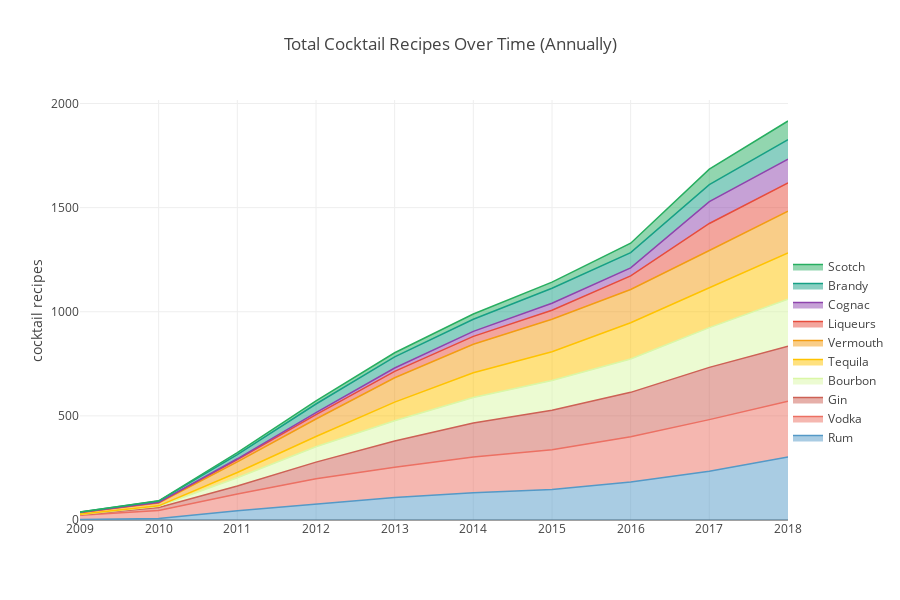

Notebook code cell kept with this figure:
### Markdown cell above
This gave us a lot of insight into the most popular components of a modern bar. Some of the most important components in cocktails are fresh citrus, like lemon and lime as well as syrups and bitters. This is also consistent with the popularity of sweet citrus-forward cocktails, that make up "modern classic" cocktails. This also gives us an idea of what the most used spirits are in cocktails. To our surprise, Rum is more popular that Vodka, Gin and Bourbon. It would be interesting to determine if this was always the case or a more recent development.

## Tracking Popularity of Different Spirits Over Time in Cocktails
Since our scraper was able to extract a hidden date in each recipe pages metadata that roughly corresponds with when the cocktail was added to the site, we can track over time the addition of new recipes categorized by different characteristics. One interesting question we could answer is whether any spirits have grown in popularity or declined in specific years in addition to tracking overall interest in new cocktail recipes on the site.

### Code cell
# Set parameters for stackplot
col = 'spirit'
yearlist = list(range(2009,2019))
spiritlist = ['Rum', 
               'Vodka', 
               'Gin', 
               'Bourbon', 
               'Tequila', 
               'Vermouth', 
               'Liqueurs', 
               'Cognac', 
               'Brandy', 
               'Scotch']

# Remove empty spirit values and expand cocktails with multiple spirits
df2 = df[df[col] != '']
df2 = explode(df2,col,'  ')
df2 = df2.dropna()
df2[col] = df2[col].apply(lambda x: str(x).split(' / ')[0])

# Create year column from creation date
df2['year'] = df2['creation_dtg'].apply(lambda x: int(str(x)[0:4]))

# Filter to previously identified top spirits and years
df2 = df2[df2[col].isin(spiritlist)]
df2 = df2[df2['year'].isin(yearlist)]

# Add up total cocktails for preceding years for each year and add zero value rows for blank year/spirit pairs
dfg = pd.DataFrame(columns=['year', 'spirit', 'count'])
for year in yearlist:
    for spirit in spiritlist:
        dfp2 = df2[(df2['year'] <= year) & (df2['spirit'] == spirit)]
        dfp2 = dfp2[[col,'name']].groupby([col]).count()
        dfp2.columns = ['count']
        dfp2['year'] = year
        dfp2 = dfp2.reset_index()
        dfp2 = dfp2[['year', 'spirit', 'count']]
        if len(dfp2) == 0:
            dfp2 = pd.DataFrame([[year, spirit, 0]], columns=['year', 'spirit', 'count'])
        dfg = pd.concat([dfg, dfp2], ignore_index=True)
dfg = dfg.astype({"year": int, "count": int})

# Create list of spirits in table ordered by last year recipe count
spirits_ordered = dfg[dfg['year']==yearlist[-1]].sort_values(by=['count'],ascending=False)[col].tolist()

# Create tuple of recipe count arrays for each spirit to pass to stack plot function
plotlist = (dfg[dfg[col]==spirits_ordered[0]]['year'].values,)
for spirit in spirits_ordered:
    plotlist = plotlist + (dfg[dfg[col]==spirit]['count'].values,)
    
# Create stack plot of annual new recipes by spirit in dataset over time
def stackplots(plotlist,spiritlist,title):
    data = []
    for y1 in range(1,len(plotlist)):
        data = data + [dict(x=plotlist[0],
                            y=plotlist[y1],
                            name=spiritlist[y1-1],
                            hoverinfo='x+y+name',
                            mode='lines',line=dict(width=1.5,color=pal[y1]),stackgroup='one')]
    layout = go.Layout(
        title=title,
        width=900, height=600,
        legend=dict(x=1,y=.4, bgcolor='rgba(0,0,0,0)'),
        yaxis=dict(title='cocktail recipes')
    )
    fig = go.Figure(data=data, layout=layout)
    plotly.offline.iplot(fig, validate=False)
    
# Create stack plot of annual total recipes by spirit in dataset over time
stackplots(plotlist,spiritlist,title='Total Cocktail Recipes Over Time (Annually)')

### Figure 1 — Plotly figure (JSON) as saved in the notebook; plotly's stock layout.template omitted (floating-point values rounded to 4 significant figures)
{"data": [{"hoverinfo": "x+y+name", "line": {"color": "#5499c7", "width": 1.5}, "mode": "lines", "name": "Rum", "stackgroup": "one", "type": "scatter", "uid": "570b7435-546e-4c58-a5f9-9e7af40d4de8", "x": [2009, 2010, 2011, 2012, 2013, 2014, 2015, 2016, 2017, 2018], "y": [2, 7, 45, 78, 108, 131, 147, 182, 234, 303]}, {"hoverinfo": "x+y+name", "line": {"color": "#ec7063", "width": 1.5}, "mode": "lines", "name": "Vodka", "stackgroup": "one", "type": "scatter", "uid": "2ef86bfa-ce81-4ab8-8579-7fe49a2d3312", "x": [2009, 2010, 2011, 2012, 2013, 2014, 2015, 2016, 2017, 2018], "y": [21, 39, 80, 120, 145, 171, 190, 218, 248, 267]}, {"hoverinfo": "x+y+name", "line": {"color": "#cd6155", "width": 1.5}, "mode": "lines", "name": "Gin", "stackgroup": "one", "type": "scatter", "uid": "e06e7c3f-55c2-430f-82f9-7d55111bc043", "x": [2009, 2010, 2011, 2012, 2013, 2014, 2015, 2016, 2017, 2018], "y": [2, 14, 38, 80, 126, 164, 190, 213, 251, 265]}, {"hoverinfo": "x+y+name", "line": {"color": "#DAF7A6", "width": 1.5}, "mode": "lines", "name": "Bourbon", "stackgroup": "one", "type": "scatter", "uid": "a56f9ce5-5df4-4782-85bc-f6a2df7c4677", "x": [2009, 2010, 2011, 2012, 2013, 2014, 2015, 2016, 2017, 2018], "y": [2, 6, 40, 74, 98, 122, 143, 160, 191, 225]}, {"hoverinfo": "x+y+name", "line": {"color": "#FFC300", "width": 1.5}, "mode": "lines", "name": "Tequila", "stackgroup": "one", "type": "scatter", "uid": "206bb2a2-9e07-460c-b2b8-be481d623dde", "x": [2009, 2010, 2011, 2012, 2013, 2014, 2015, 2016, 2017, 2018], "y": [1, 2, 25, 49, 89, 119, 138, 174, 191, 222]}, {"hoverinfo": "x+y+name", "line": {"color": "#f39c12", "width": 1.5}, "mode": "lines", "name": "Vermouth", "stackgroup": "one", "type": "scatter", "uid": "50fc258e-37a8-48ec-82a9-872510f954c6", "x": [2009, 2010, 2011, 2012, 2013, 2014, 2015, 2016, 2017, 2018], "y": [8, 14, 51, 84, 117, 137, 156, 160, 179, 201]}, {"hoverinfo": "x+y+name", "line": {"color": "#e74c3c", "width": 1.5}, "mode": "lines", "name": "Liqueurs", "stackgroup": "one", "type": "scatter", "uid": "bfdbc8c3-d88a-4222-a486-6764439a89ad", "x": [2009, 2010, 2011, 2012, 2013, 2014, 2015, 2016, 2017, 2018], "y": [0, 2, 11, 21, 31, 38, 43, 65, 130, 136]}, {"hoverinfo": "x+y+name", "line": {"color": "#8e44ad", "width": 1.5}, "mode": "lines", "name": "Cognac", "stackgroup": "one", "type": "scatter", "uid": "16aba795-7bf2-4299-857d-b474ed2c3d13", "x": [2009, 2010, 2011, 2012, 2013, 2014, 2015, 2016, 2017, 2018], "y": [1, 1, 4, 10, 16, 24, 34, 39, 105, 114]}, {"hoverinfo": "x+y+name", "line": {"color": "#16a085", "width": 1.5}, "mode": "lines", "name": "Brandy", "stackgroup": "one", "type": "scatter", "uid": "7392a589-a85f-4300-a531-c337bea39d21", "x": [2009, 2010, 2011, 2012, 2013, 2014, 2015, 2016, 2017, 2018], "y": [1, 6, 20, 41, 53, 58, 72, 73, 81, 93]}, {"hoverinfo": "x+y+name", "line": {"color": "#27ae60", "width": 1.5}, "mode": "lines", "name": "Scotch", "stackgroup": "one", "type": "scatter", "uid": "ddea355f-118d-405a-9804-fe72426c1883", "x": [2009, 2010, 2011, 2012, 2013, 2014, 2015, 2016, 2017, 2018], "y": [0, 1, 10, 15, 20, 25, 29, 45, 75, 90]}], "layout": {"height": 600, "legend": {"bgcolor": "rgba(0,0,0,0)", "x": 1, "y": 0.4}, "title": {"text": "Total Cocktail Recipes Over Time (Annually)"}, "width": 900, "yaxis": {"title": {"text": "cocktail recipes"}}}}
